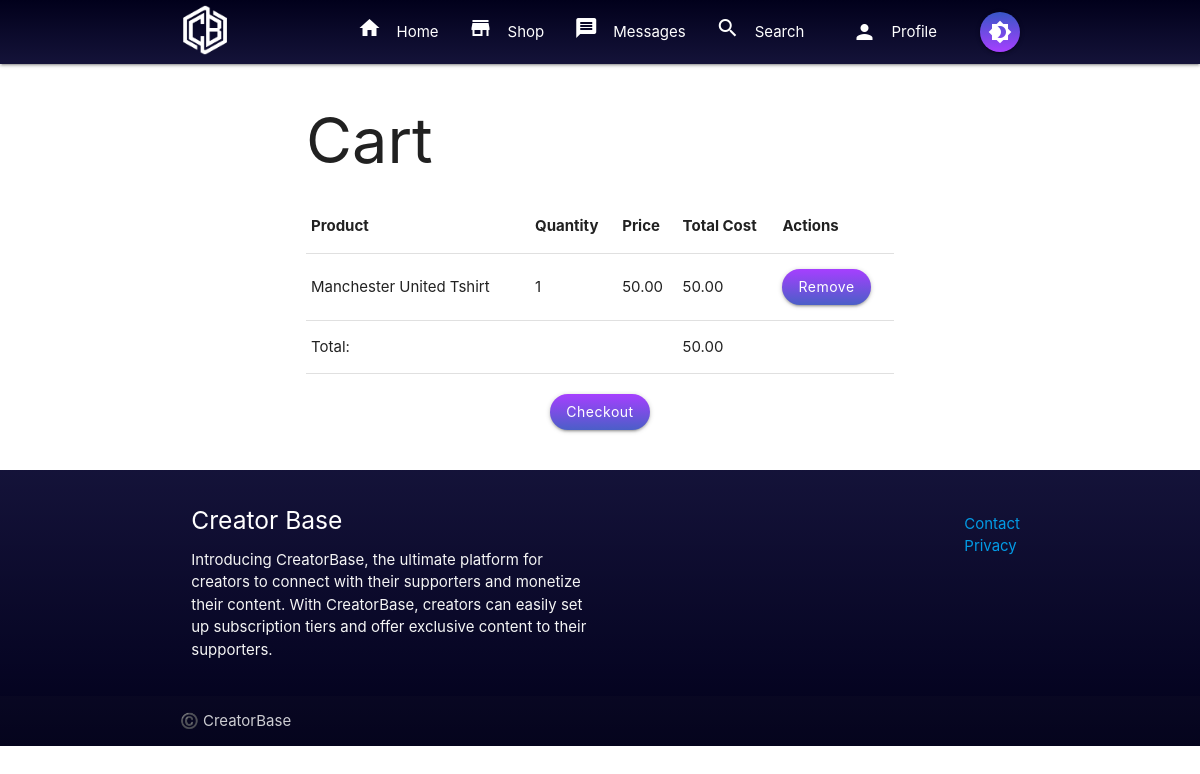
Screenshot of /shop/cart/ (signed in) with the database file from the repository.
### shop/models.py (models this page shows, shortened)
class CartItem(models.Model):
    cart_id = models.CharField(max_length=50)
    price = models.DecimalField(max_digits=7, decimal_places=2)
    quantity = models.IntegerField()
    date_added = models.DateTimeField(auto_now_add=True)
    product = models.ForeignKey(Product, on_delete=models.PROTECT)
    user = models.ForeignKey(User, on_delete=models.CASCADE)
    def total_cost(self):
        return self.quantity * self.price

class Product(models.Model):
    name = models.CharField(max_length=255)
    price = models.DecimalField(max_digits=7, decimal_places=2)
    slug = models.SlugField()
    description = models.TextField()
    image = models.ImageField(upload_to=user_shop_file_path, blank=True, null=True, verbose_name='Image')
    user = models.ForeignKey(User, on_delete=models.CASCADE, related_name='products')

### shop/views.py (the view)
# urls.py: path('cart/', cart, name='cart'),
def cart(request):
    cart_items = CartItem.objects.filter(user=request.user)
    total_cost = sum(item.total_cost() for item in cart_items)
    return render(request, 'shop/cart.html', {'cart_items': cart_items, 'total_cost': total_cost})

### account/views.py (called while the page is built)
def SideNavInfo(request):
	user = request.user
	nav_profile = None
	fans = None
	follows = None
	if user.is_authenticated:
		nav_profile = Profile.objects.get(user=user)
		fans = Subscription.objects.filter(subscribed=user).count()
		follows = Subscription.objects.filter(subscriber=user).count()
	return {'nav_profile': nav_profile, 'fans': fans, 'follows': follows}

### direct/views.py (called while the page is built)
def CheckDirects(request):
    directs_count = 0
    if request.user.is_authenticated:
        directs_count = Message.objects.filter(user=request.user, is_read=False).count()
    return {'directs_count': directs_count}

### notifications/views.py (called while the page is built)
def CountNotifications(request):
    count_notifications = None
    if request.user.is_authenticated:
        count_notifications = Notification.objects.filter(user=request.user, is_seen=False).count()
    return {'count_notifications': count_notifications}

### creator_base/templates/shop/cart.html (shortened to what this page needs)
{% extends 'base.html' %}
{% block content %}
<div class="container">
  <div class="row">
  <h1>Cart</h1>
  <table>
    <thead>
      <tr>
        <th>Product</th>
        <th>Quantity</th>
        <th>Price</th>
        <th>Total Cost</th>
        <th>Actions</th>
      </tr>
    </thead>
    <tbody>
      {% for item in cart_items %}
        <tr>
          <td>{{ item.product.name }}</td>
          <td>{{ item.quantity }}</td>
          <td>{{ item.price }}</td>
          <td>{{ item.total_cost }}</td>
          <td>
            <form method="POST" action="{% url 'remove_from_cart' cart_item_id=item.id %}">
              <button type="submit" class="btn btn-danger btn-sm">Remove</button>
            </form>
          </td>
        </tr>
      {% endfor %}
      <tr>
        <td colspan="3">Total:</td>
        <td>{{ total_cost }}</td>
        <td></td>
      </tr>
    </tbody>
  </table>
  </div></div>
  <div class="row mt-2">
    <div class="center-align">
      <a href="{% url 'checkout' %}" class="btn btn-primary">Checkout</a>
    </div>
  </div>
</div>
{% endblock %}

### creator_base/static/css/style.css (style rules this page uses)
.btn { background: purple linear-gradient(to bottom, #A63FFF , #22A8FF90); border-radius: 20px; text-transform: unset !important; }

### rows the page displays
CartItem: product.name "Manchester United Tshirt", quantity "1", price "50.00", total_cost "50.00"

### other values shown
{{ total_cost }} "50.00"
